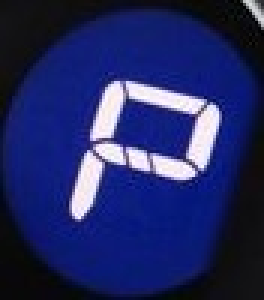
#> input picture template-image8.1.jpg, 88 x 100 px (shown 3 times larger)
$ python app.py
#> lines starting #> are read from the running program, lines starting #| are printed output that depends on the picture
import cv2
import numpy as np
import os
from datetime import datetime

# --- Checking if image is a proper color image ---
def is_color_image(image):
    if len(image.shape) < 3 or image.shape[2] != 3:
        return False
    b, g, r = cv2.split(image)
    return not (np.array_equal(b, g) and np.array_equal(b, r))

# --- Loading images from user ---
def load_images():
    image_path_1 = input("Enter path of original image: ").strip()
    image_path_2 = input("Enter path of template image: ").strip()

    original_color_img = cv2.imread(image_path_1)
    template_color_img = cv2.imread(image_path_2)

    if original_color_img is None or template_color_img is None:
        raise ValueError("One or both images could not be loaded. Check the file paths.")

    return original_color_img, template_color_img, os.path.basename(image_path_1)

# --- Performing template matching to find coordinates ---
def find_template_coordinates(original_img, template_img):
    result = cv2.matchTemplate(original_img, template_img, cv2.TM_CCOEFF_NORMED)
    min_val, max_val, min_loc, max_loc = cv2.minMaxLoc(result)
    top_left = max_loc
    height, width = template_img.shape[:2]
    bottom_right = (top_left[0] + width, top_left[1] + height)
    return top_left, bottom_right, max_val

# --- Comparing cropped region with template to verify match ---
def compare_cropped_with_template(cropped_region, template_img, threshold=0.9):
    if cropped_region.shape != template_img.shape:
        # Resize template to match cropped region size if slightly off
        template_img = cv2.resize(template_img, (cropped_region.shape[1], cropped_region.shape[0]))

    result = cv2.matchTemplate(cropped_region, template_img, cv2.TM_CCOEFF_NORMED)
    _, max_val, _, _ = cv2.minMaxLoc(result)
    return max_val >= threshold, max_val

# --- Performing matching given coordinates and verify with cropped comparison ---
def match_template_with_coordinates(original_img, template_img, top_left, bottom_right, match_threshold=0.9, original_filename="image.png"):
    matched_region = original_img[top_left[1]:bottom_right[1], top_left[0]:bottom_right[0]]

    if matched_region.size == 0:
        print("\nObject not detected: Cropped region is empty.")
        return

    # --- Compare cropped region with template ---
    is_verified, verification_score = compare_cropped_with_template(matched_region, template_img, threshold=match_threshold)

    if not is_verified:
        print(f"\nObject not detected: Cropped region did not match template. Verification score: {round(verification_score, 4)}")
        return

    # --- Draw rectangle and save result image ---
    detected_image = original_img.copy()
    cv2.rectangle(detected_image, top_left, bottom_right, (0, 255, 0), 2)

    output_dir = "template_matches"
    os.makedirs(output_dir, exist_ok=True)

    timestamp = datetime.now().strftime("%Y%m%d_%H%M%S")
    base_filename = os.path.splitext(original_filename)[0]
    output_filename = os.path.join(output_dir, f"detected_{base_filename}_{timestamp}.png")

    cv2.imwrite(output_filename, detected_image)
    print(f"Object detected and saved as: {output_filename}")
    #print(f"Verification match score: {round(verification_score, 4)}")

# --- Full combined function ---
def perform_full_template_matching():
    original_color_img, template_color_img, original_filename = load_images()
#> the answer given: ../template-image8.1.jpg
#> the answer given: ../test-image8.jpg
#> in load_images, original_color_img is the input picture: shape (100, 88, 3); mean B, G, R 100.2, 41.7, 34.3
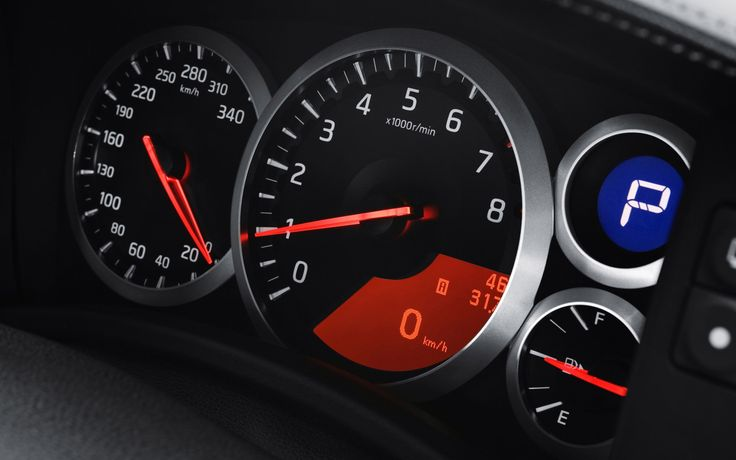
#> input picture test-image8.jpg, 736 x 460 px
#> in load_images, template_color_img is the input picture: shape (460, 736, 3); mean B, G, R 34.6, 31.5, 37.7
#> original_filename = 'template-image8.1.jpg'

    # Check color types
    original_is_color = is_color_image(original_color_img)
#> in is_color_image, `b, g, r = cv2.split(image)`:
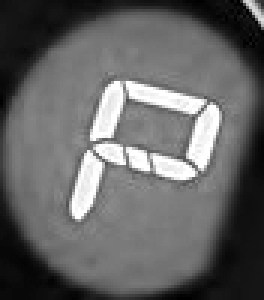
#> b: shape (100, 88) (shown 3 times larger); min 0, max 255, mean 100.2
#> in is_color_image, `b, g, r = cv2.split(image)`:
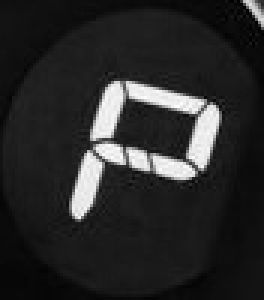
#> g: shape (100, 88) (shown 3 times larger); min 0, max 254, mean 41.7
#> original_is_color = True
    template_is_color = is_color_image(template_color_img)
#> in is_color_image (call 2), `b, g, r = cv2.split(image)`:
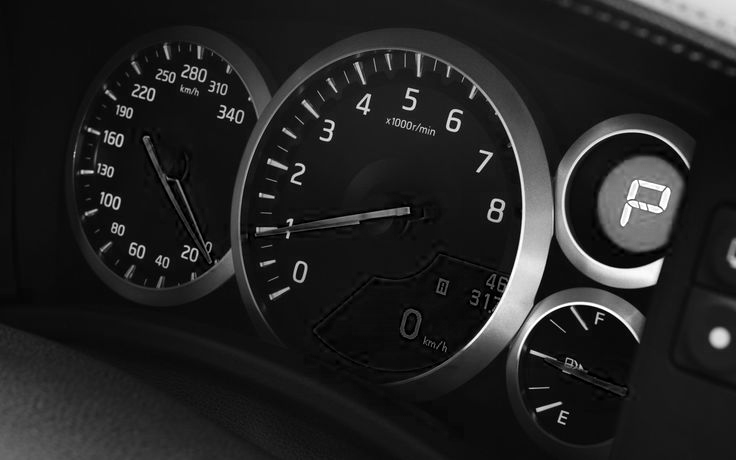
#> b: shape (460, 736); min 0, max 255, mean 34.6
#> in is_color_image (call 2), `b, g, r = cv2.split(image)`:
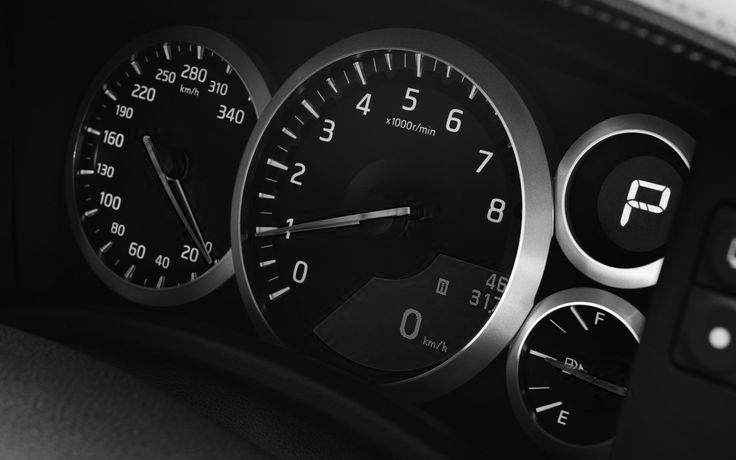
#> g: shape (460, 736); min 0, max 255, mean 31.5
#> in is_color_image (call 2), `b, g, r = cv2.split(image)`:
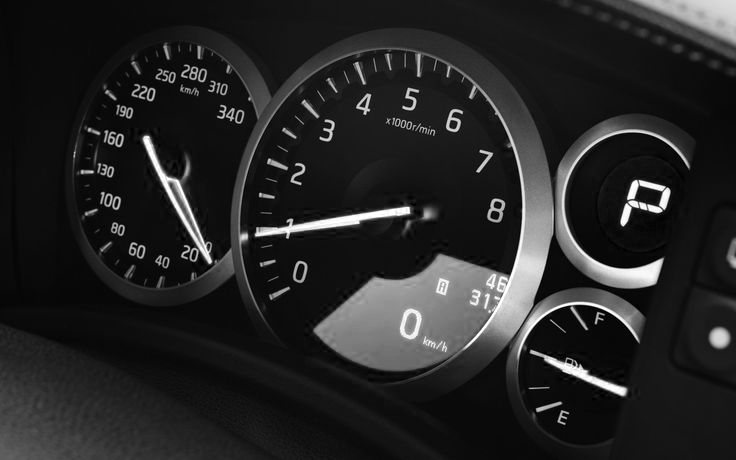
#> r: shape (460, 736); min 0, max 255, mean 37.7
#> template_is_color = True

    if original_is_color != template_is_color:
        print("\nObject not detected: Image and Template have different color types.")
        return

    # Find coordinates
    top_left, bottom_right, confidence_score = find_template_coordinates(original_color_img, template_color_img)
#> in find_template_coordinates, `result = cv2.matchTemplate(original_img, template_img, cv2.TM_CCOEFF_N..`:
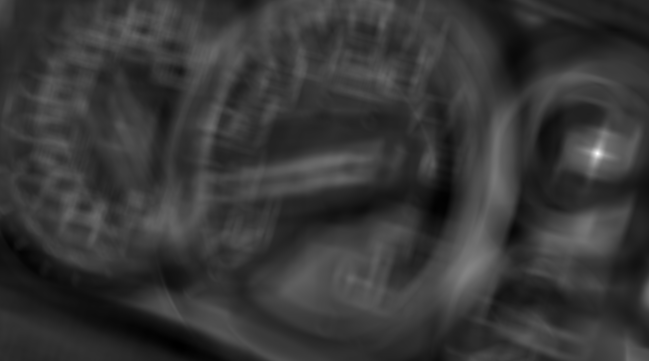
#> result: shape (361, 649) float32; min -0.295, max 0.998, mean -0.0122; drawn with min black and max white
#> in find_template_coordinates, `min_val, max_val, min_loc, max_loc = cv2.minMaxLoc(result)`: min_val = -0.295; max_val = 0.998; min_loc = (178, 344); max_loc = (597, 153)
#> in find_template_coordinates, `bottom_right = (top_left[0] + width, top_left[1] + height)`: bottom_right = (1333, 613)
#> top_left = (597, 153); bottom_right = (1333, 613); confidence_score = 0.998

    print(f"\nTemplate matching confidence score : {round(confidence_score, 4)}")
#| Template matching confidence score : 0.9984

    if confidence_score < 0.8:  # Minimum initial match requirement
        print("Object not detected: Initial template match score too low.")
        return

    # Verify cropped match and draw/save
    match_template_with_coordinates(
        original_img=original_color_img,
        template_img=template_color_img,
        top_left=top_left,
        bottom_right=bottom_right,
        match_threshold=0.9,
        original_filename=original_filename
    )
#> in match_template_with_coordinates, `matched_region = original_img[top_left[1]:bottom_right[1], top_left[0]..`: matched_region = empty array

# --- Main entry ---
if __name__ == "__main__":
    perform_full_template_matching()
